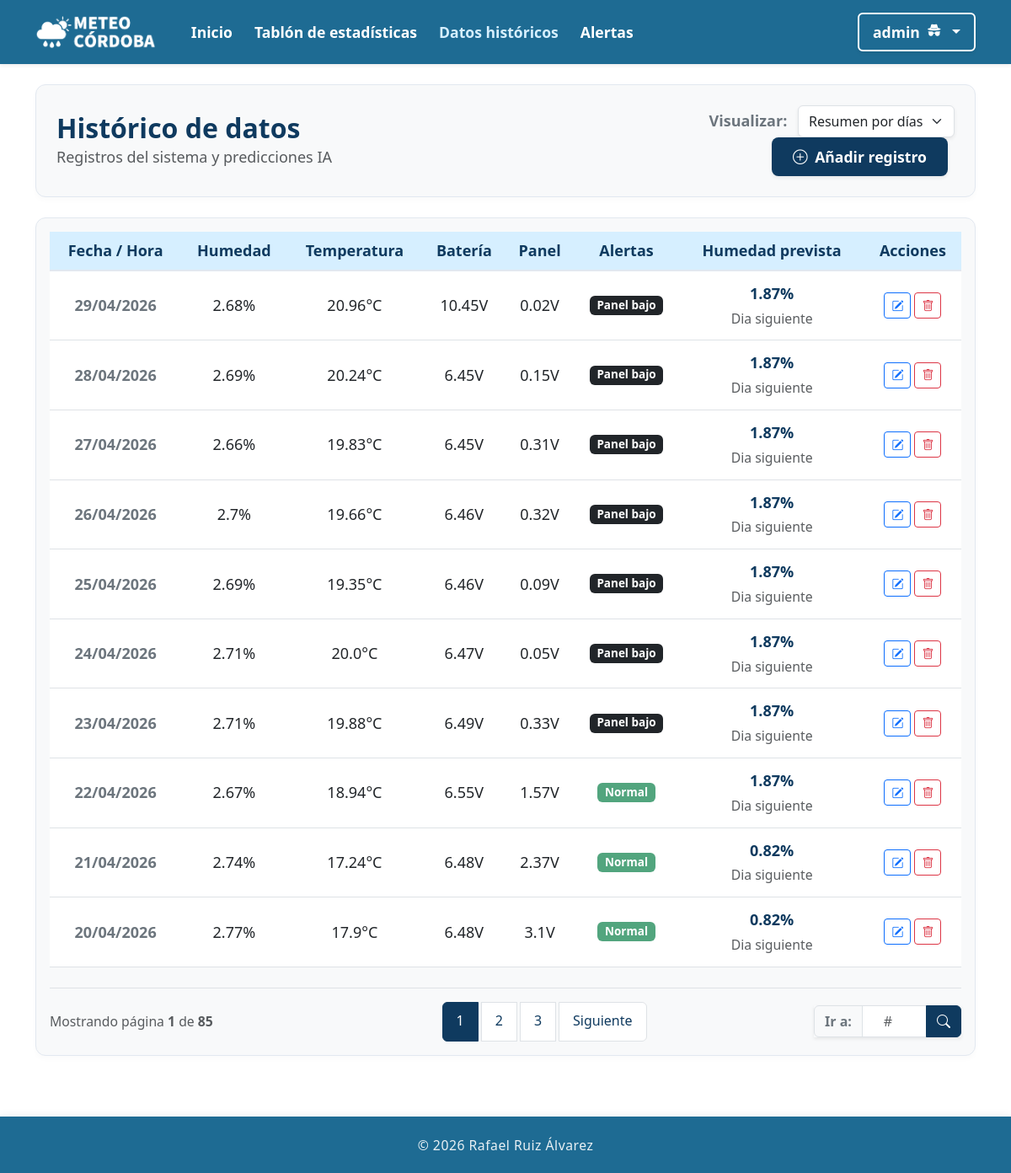
The app's page /datos/ (signed in) with its own data.
### clima_app/models.py (models this page shows, shortened)
class RegistroDiario(models.Model):
    fecha = models.DateField(unique=True, verbose_name="Fecha")
    humedad_media_global = models.FloatField(verbose_name="Humedad Media Diaria (%)")
    temperatura_promedio_global = models.FloatField(verbose_name="Temperatura Media Diaria (°C)")
    bateria_v = models.FloatField(verbose_name="Voltaje Medio Batería (V)")
    panel_solar_v = models.FloatField(verbose_name="Voltaje Medio Panel (V)")
    alerta_sequedad_relativa = models.IntegerField(default=0)
    alerta_subida_brusca = models.IntegerField(default=0)
    alerta_caida_brusca = models.IntegerField(default=0)
    alerta_bateria_baja = models.IntegerField(default=0)
    alerta_panel_bajo = models.IntegerField(default=0)
    alerta_hueco_temporal = models.IntegerField(default=0)
    predic_humedad_futura = models.FloatField(verbose_name="Predicción Humedad Mañana (%)")
    predic_sequedad_relativa = models.IntegerField(default=0)
    predic_bateria_baja = models.IntegerField(default=0)
    predic_panel_bajo = models.IntegerField(default=0)
    predic_hueco_temporal = models.IntegerField(default=0)
    class Meta:
        ordering = ['-fecha']
        verbose_name = "Registro diario"
        verbose_name = "Registros diarios"

### clima_app/views.py (the view)
# urls.py: path('datos/', views.vista_datos, name='vista_datos'),
@login_required
def vista_datos(request):
    tipo_vista = request.GET.get('tipo', 'diario') # 'diario' por defecto
    page_number = request.GET.get('page')
    if tipo_vista == 'horario':
        queryset = RegistroHorario.objects.all().order_by('-fecha')
        titulo = "Detalle de Registros Horarios"
    else:
        queryset = RegistroDiario.objects.all().order_by('-fecha')
        titulo = "Resumen de Medias Diarias"
    paginator = Paginator(queryset, 10)
    page_obj = paginator.get_page(page_number)
    context = {
        'registros': page_obj,
        'tipo_vista': tipo_vista,
        'titulo': titulo,
    }
    return render(request, 'datos.html', context)

### templates/datos.html (shortened to what this page needs)
{% extends 'base.html' %}
{% block content %}
<div class="card card-agro p-4 mb-4">
    <div class="row align-items-center">
        <div class="col-md-7">
            <h2 class="mb-0 fw-bold" style="color: var(--azul-oscuro);">Histórico de datos</h2>
            <p class="text-muted mb-0">Registros del sistema y predicciones IA</p>
        </div>
        <div class="col-md-5 text-md-end mt-3 mt-md-0">
            <label class="fw-bold me-2 text-secondary">Visualizar:</label>
            <select class="form-select d-inline-block w-auto shadow-sm" id="selectorEscala" onchange="cambiarEscalaTabla(this.value)">
                <option value="diario" {% if tipo_vista == 'diario' %}selected{% endif %}>Resumen por días</option>
            </select>
            {% if request.user.is_staff %}
                <a href="{% url 'crear_registro' tipo_vista %}" class="btn btn-agro-principal align-middle shadow-sm me-2 fw-bold">
                    <i class="bi bi-plus-circle me-1"></i> Añadir registro
                </a>
            {% endif %}
        </div>
    </div>
</div>
<div class="card card-agro p-3 mb-4">
    <div class="table-responsive">
        <table class="table table-hover align-middle table-agro text-center mb-0">
            <thead>
                <tr>
                    <th data-bs-toggle="tooltip" title="Momento exacto de la lectura o promedio del día.">Fecha / Hora</th>
                    <th data-bs-toggle="tooltip" title="Contenido de agua en el suelo (100%: Saturado / 0%: Seco).">Humedad</th>
                    <th data-bs-toggle="tooltip" title="Grados centígrados medidos en el entorno del cultivo.">Temperatura</th>
                    <th data-bs-toggle="tooltip" title="Nivel de carga del nodo (Voltios). Crítico por debajo de 3.3V.">Batería</th>
                    <th data-bs-toggle="tooltip" title="Energía captada por la placa solar en voltios.">Panel</th>
                    <th data-bs-toggle="tooltip" title="Notificaciones de riesgo agronómico o fallos técnicos.">Alertas</th>
                    <th data-bs-toggle="tooltip" title="Estimación del valor de humedad para el siguiente intervalo (t+1).">Humedad prevista</th>
                    {% if request.user.is_staff %}
                        <th>Acciones</th>
                    {% endif %}
                </tr>
            </thead>
            <tbody>
                {% for r in registros %}
                <tr>
                    <td class="fw-bold text-secondary">
                        {{ r.fecha|date:"d/m/Y" }}
                    </td>
                    <td>{{ r.humedad_media_global }}%</td>
                    <td>{{ r.temperatura_promedio_global }}°C</td>
                    <td>{{ r.bateria_v }}V</td>
                    <td>{{ r.panel_solar_v }}V</td>
                    <td>
                        <div class="d-flex flex-wrap justify-content-center gap-1">
                            {% if r.alerta_panel_bajo %}
                                <span class="badge bg-dark">Panel bajo</span>
                            {% endif %}
                            {% if not r.alerta_sequedad_relativa and not r.alerta_bateria_baja and not r.alerta_panel_bajo %}
                                <span class="badge bg-success opacity-75">Normal</span>
                            {% endif %}
                        </div>
                    </td>
                    <td>
                        <div class="py-1">
                            <span class="fw-bold d-block" style="color: var(--azul-oscuro);">{{ r.predic_humedad_futura }}%</span>
                            <small class="text-muted">
                                {% if tipo_vista == 'horario' %}Próxima hora{% else %}Dia siguiente{% endif %}
                            </small>
                        </div>
                    </td>
                    {% if request.user.is_staff %}
                        <td>
                            <div class="d-flex justify-content-center gap-1">
                                <a href="{% url 'editar_registro' tipo_vista r.pk %}" class="btn btn-sm btn-outline-primary" title="Editar registro">
                                    <i class="bi bi-pencil-square"></i>
                                </a>
                                <a href="{% url 'eliminar_registro' tipo_vista r.pk %}" class="btn btn-sm btn-outline-danger" title="Eliminar registro">
                                    <i class="bi bi-trash"></i>
                                </a>
                            </div>
                        </td>
                    {% endif %}
                </tr>
                {% empty %}
                <tr>
                    <td colspan="{% if request.user.is_staff %}8{% else %}7{% endif %}" class="text-muted p-5">
                        No se han encontrado registros en esta escala.
                    </td>
                </tr>
                {% endfor %}
            </tbody>
        </table>
    </div>
    {% if registros.has_other_pages %}
    <div class="mt-4 pt-3 border-top">
        <div class="row align-items-center">
            <div class="col-md-4 text-muted small text-center text-md-start mb-3 mb-md-0">
                Mostrando página <strong>{{ registros.number }}</strong> de <strong>{{ registros.paginator.num_pages }}</strong>
            </div>
            <div class="col-md-5">
                <nav aria-label="Navegación">
                    <ul class="pagination justify-content-center mb-0 gap-1">
                        {% for num in registros.paginator.page_range %}
                            {% if registros.number == num %}
                                <li class="page-item active">
                                    <span class="page-link" style="background-color: var(--azul-oscuro); border-color: var(--azul-oscuro);">{{ num }}</span>
                                </li>
                            {% elif num > registros.number|add:'-3' and num < registros.number|add:'3' %}
                                <li class="page-item">
                                    <a class="page-link" href="?tipo={{ tipo_vista }}&page={{ num }}" style="color: var(--azul-oscuro);">{{ num }}</a>
                                </li>
                            {% endif %}
                        {% endfor %}
                        {% if registros.has_next %}
                            <li class="page-item">
                                <a class="page-link" href="?tipo={{ tipo_vista }}&page={{ registros.next_page_number }}" style="color: var(--azul-oscuro);">Siguiente</a>
                            </li>
                        {% endif %}
                    </ul>
                </nav>
            </div>
            <div class="col-md-3 text-end">
                <div class="input-group shadow-sm" style="max-width: 175px; margin-left: auto;">
                    <span class="input-group-text bg-light small text-secondary fw-bold">Ir a:</span>
                    <input type="number" id="inputSaltoPagina" class="form-control text-center" min="1" max="{{ registros.paginator.num_pages }}" placeholder="#">
                    <button class="btn btn-agro-ir" type="button" onclick="saltarAPagina()" title="Saltar a página">
                        <i class="bi bi-search"></i>
                    </button>
                </div>
            </div>
        </div>
    </div>
    {% endif %}
</div>
{% endblock %}

### templates/base.html (shortened to what this page needs)
<!DOCTYPE html>
<html lang="es">
<head>
    <link href="https://cdn.jsdelivr.net/npm/bootstrap@5.3.0/dist/css/bootstrap.min.css" rel="stylesheet">
    <link rel="stylesheet" href="https://cdn.jsdelivr.net/npm/bootstrap-icons@1.11.0/font/bootstrap-icons.css">
    {% load static %}
    <link rel="stylesheet" href="{% static 'css/estilos.css' %}">
</head>
<body>
    <nav class="navbar navbar-expand-lg navbar-agro shadow-sm mb-4">
        <div class="container">
            <a class="navbar-brand d-flex align-items-center" href="{% url 'index' %}">
                <img src="{% static 'img/logo.png' %}" alt="Logo MeteoCordoba" height="40" class="me-2">
            </a>
            <div class="collapse navbar-collapse" id="navMain">
                <ul class="navbar-nav me-auto">
                    <li class="nav-item">
                        <a class="nav-link {% if request.resolver_match.url_name == 'index' %}active{% endif %}" href="{% url 'index' %}">Inicio</a>
                    </li>
                    {% if request.user.is_authenticated %}
                        <li class="nav-item">
                            <a class="nav-link {% if request.resolver_match.url_name == 'dashboard' %}active{% endif %}" href="{% url 'dashboard' %}">Tablón de estadísticas</a>
                        </li>
                        <li class="nav-item">
                            <a class="nav-link {% if request.resolver_match.url_name == 'vista_datos' %}active{% endif %}" href="{% url 'vista_datos' %}">Datos históricos</a>
                        </li>
                        <li class="nav-item">
                            <a class="nav-link {% if request.resolver_match.url_name == 'panel_alertas' %}active{% endif %}" href="{% url 'panel_alertas' %}">Alertas</a>
                        </li>
                    {% endif %}
                </ul>
                <ul class="navbar-nav ms-auto align-items-center gap-2">
                    {% if request.user.is_authenticated %}
                        <li class="nav-item dropdown position-relative">
                            <a class="nav-link dropdown-toggle btn btn-light border border-white border-2 px-3 shadow-sm text-dark d-flex align-items-center justify-content-center gap-2" href="#" id="userDropdown" role="button" data-bs-toggle="dropdown" aria-expanded="false" data-bs-display="static">
                                <span>{{ request.user.username }}</span>
                                {% if request.user.is_staff %}
                                    <i class="bi bi-incognito lh-1" title="Administrador" style="font-size: 1.1rem; margin-top: -2px;"></i>
                                {% endif %}
                            </a>
                        </li>
                    {% else %}
                        <li class="nav-item">
                            <a class="btn btn-agro-principal px-3 shadow-sm" href="{% url 'login' %}">
                                <i class="bi bi-box-arrow-in-right me-1"></i> Iniciar sesión
                            </a>
                        </li>
                    {% endif %}
                </ul>
            </div>
        </div>
    </nav>
    <main class="container">
        {% block content %}
        {% endblock %}
    </main>
    <footer class="footer-agro mt-5">
        <div class="container text-center">
            <span class="small">&copy; 2026 Rafael Ruiz Álvarez</span>
        </div>
    </footer >
</body>
</html>

### static/css/estilos.css (style rules this page uses)
:root { --azul-central: #1E6B93; --azul-oscuro: #0F3A5F; --azul-claro: #D6EFFF; --gris-card: #F8F9FA; --gris-borde: #E2E8F0; --danger-soft: #fee2e2; --warning-soft: #fef3c7; --info-soft: #e0f2fe; --primary-soft: #dbeafe; }
html, body { height: 100%; }
main { flex: 1 0 auto; }
body { background-color: #FFFFFF; font-family: 'Source Sans 3', 'Segoe UI', Tahoma, Geneva, Verdana, sans-serif; font-size: 1.125rem; line-height: 1.6; color: #333; display: flex; flex-direction: column; }
.navbar-agro { background-color: var(--azul-central) !important; padding-top: 0.8rem; padding-bottom: 0.8rem; }
.navbar-agro .navbar-brand { color: #FFFFFF !important; font-weight: 700; font-size: 1.4rem; }
.navbar-agro .nav-link { color: #FFFFFF !important; font-weight: 600; font-size: 1.1rem; margin-left: 10px; transition: color 0.2s; }
.navbar-agro .nav-link:hover, .navbar-agro .nav-link.active { color: var(--azul-claro) !important; }
.card-agro { background-color: var(--gris-card); border: 1px solid var(--gris-borde); border-radius: 12px; box-shadow: 0 4px 6px rgba(0,0,0,0.02); transition: transform 0.2s, box-shadow 0.2s; overflow: visible !important; }
.btn-agro-principal { background-color: var(--azul-oscuro); color: #FFFFFF; font-weight: 600; font-size: 1.1rem; padding: 10px 25px; border: none; border-radius: 8px; transition: all 0.2s; }
.btn-agro-ir { background-color: var(--azul-oscuro); color: white; border: 1px solid var(--azul-oscuro); }
.table-agro th { background-color: var(--azul-claro); color: var(--azul-oscuro); font-weight: 700; border-bottom: 2px solid var(--gris-borde); }
.pagination .page-link { padding: 0.6rem 1rem; font-weight: 500; transition: all 0.2s ease; border-color: #dee2e6; }
.table-responsive { overflow: visible !important; }
.footer-agro { background-color: var(--azul-central); color: #FFFFFF; padding: 1.2rem 0; margin-top: 1.5rem; flex-shrink: 0; box-shadow: 0 -2px 10px rgba(0,0,0,0.05); }
.footer-agro span { font-weight: 500; letter-spacing: 0.5px; opacity: 0.9; }

### records on screen
RegistroDiario: fecha "29/04/2026", humedad_media_global "2.68", temperatura_promedio_global "20.96", bateria_v "10.45", panel_solar_v "0.02", alerta_panel_bajo "Panel bajo", predic_humedad_futura "1.87"
RegistroDiario: fecha "28/04/2026", humedad_media_global "2.69", temperatura_promedio_global "20.24", bateria_v "6.45", panel_solar_v "0.15", alerta_panel_bajo "Panel bajo", predic_humedad_futura "1.87"
RegistroDiario: fecha "27/04/2026", humedad_media_global "2.66", temperatura_promedio_global "19.83", bateria_v "6.45", panel_solar_v "0.31", alerta_panel_bajo "Panel bajo", predic_humedad_futura "1.87"
RegistroDiario: fecha "26/04/2026", humedad_media_global "2.7", temperatura_promedio_global "19.66", bateria_v "6.46", panel_solar_v "0.32", alerta_panel_bajo "Panel bajo", predic_humedad_futura "1.87"
RegistroDiario: fecha "25/04/2026", humedad_media_global "2.69", temperatura_promedio_global "19.35", bateria_v "6.46", panel_solar_v "0.09", alerta_panel_bajo "Panel bajo", predic_humedad_futura "1.87"
RegistroDiario: fecha "24/04/2026", humedad_media_global "2.71", temperatura_promedio_global "20.0", bateria_v "6.47", panel_solar_v "0.05", alerta_panel_bajo "Panel bajo", predic_humedad_futura "1.87"
RegistroDiario: fecha "23/04/2026", humedad_media_global "2.71", temperatura_promedio_global "19.88", bateria_v "6.49", panel_solar_v "0.33", alerta_panel_bajo "Panel bajo", predic_humedad_futura "1.87"
RegistroDiario: fecha "22/04/2026", humedad_media_global "2.67", temperatura_promedio_global "18.94", bateria_v "6.55", panel_solar_v "1.57", alerta_sequedad_relativa "Normal", predic_humedad_futura "1.87"
RegistroDiario: fecha "21/04/2026", humedad_media_global "2.74", temperatura_promedio_global "17.24", bateria_v "6.48", panel_solar_v "2.37", alerta_sequedad_relativa "Normal", predic_humedad_futura "0.82"
RegistroDiario: fecha "20/04/2026", humedad_media_global "2.77", temperatura_promedio_global "17.9", bateria_v "6.48", panel_solar_v "3.1", alerta_sequedad_relativa "Normal", predic_humedad_futura "0.82"

### other values on screen
{{ request.user.username }} "admin"
{{ registros.number }} "1"
{{ registros.paginator.num_pages }} "85"
{{ num }} "1"
{{ num }} "2" "3"
